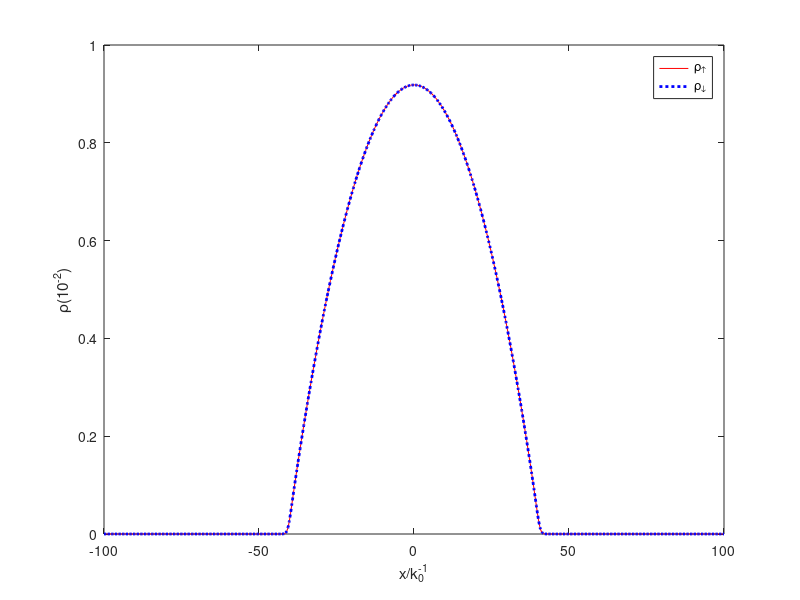
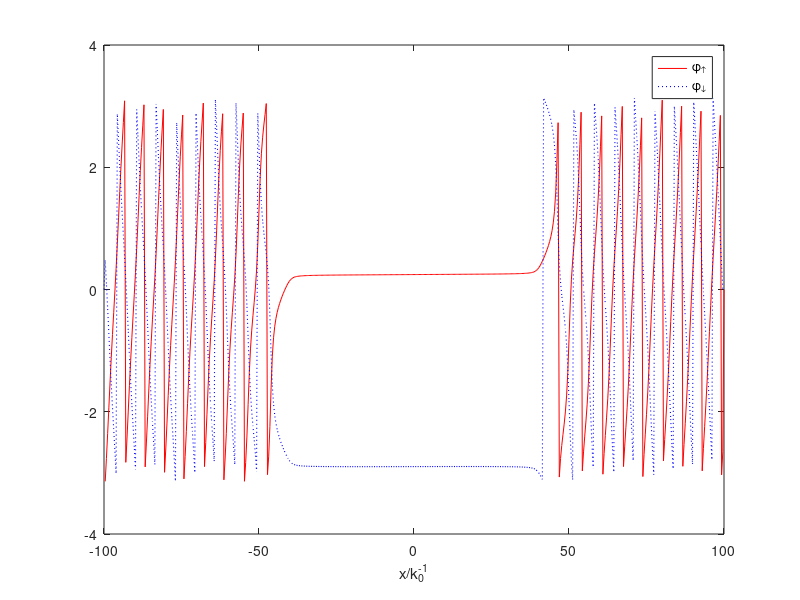

These figures' MATLAB source, in order:
%% =========== omega = 3 ========================
% close all
DENA1 = dlmread('DENA1.DAT');
DENA2 = dlmread('DENA2.DAT');
DENB1 = dlmread('DENB1.DAT');
DENB2 = dlmread('DENB2.DAT');
PHASEA1 = dlmread('PHASEA1.DAT');
PHASEA2 = dlmread('PHASEA2.DAT');
PHASEB1 = dlmread('PHASEB1.DAT');
PHASEB2 = dlmread('PHASEB2.DAT');
x = linspace(-100, 100, 513);

figure(1);
% multiply with 100
plot(x, 100*DENA1, 'r-', x, 100*DENA2, 'b:', 'LineWidth', 2);
xlabel('x/k_0^{-1}');
ylabel('\rho(10^{-2})');
legend('\rho_\uparrow', '\rho_\downarrow');

%%
% close all
figure(2);
plot(x, PHASEA1, 'r-', x, PHASEA2, 'b:', 'LineWidth', 0.8);
xlabel('x/k_0^{-1}');
% ylabel('\phi');
legend('\phi_\uparrow', '\phi_\downarrow');
